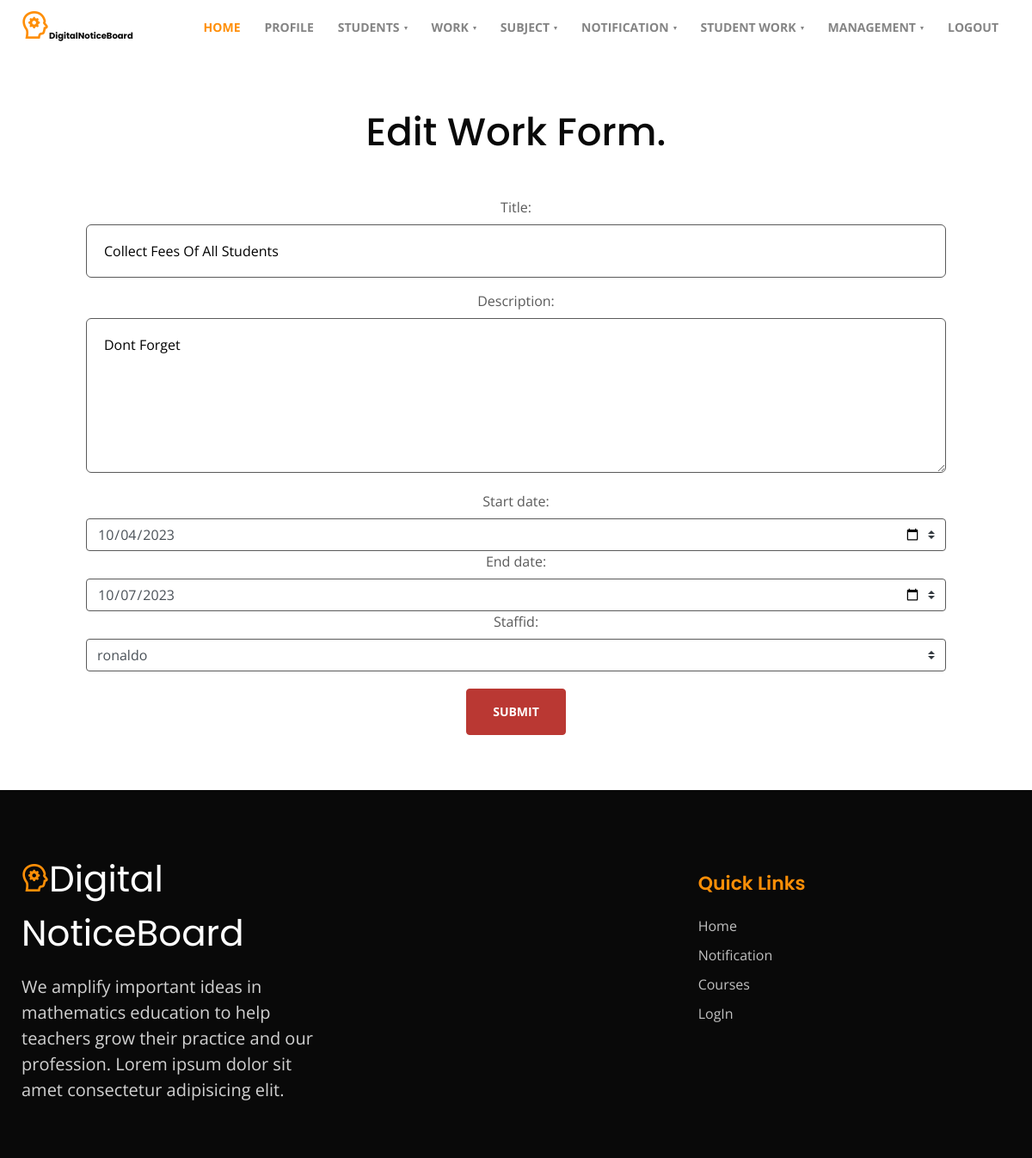
The app's page /edit_work/1 (signed in) with its own data.
### staffwork/models.py (models this page shows)
class add_work(models.Model):
    title = models.CharField(max_length=100,default='')
    description = models.CharField(max_length=500,default='')
    date = models.DateField(null=True)
    start_date = models.DateField(null=True)
    end_date = models.DateField(null=True)
    status = models.CharField(max_length=500,default='')
    staffid = models.ForeignKey(Register,on_delete=models.CASCADE,null=True)
    update_status = models.CharField(max_length=50,default='')
    message = models.CharField(max_length=500,default='')
    files = models.FileField(default='')

### staffwork/views.py (the view)
# urls.py: path('edit_work/<int:id>',views.Edit_work),
@login_required(login_url='/login')
def Edit_work(request,id):
    data = add_work.objects.get(id=id)
    if(request.method == 'POST'):
        j=data.staffid
        o=Register.objects.get(id=j.id)
        o.status="0"
        o.save()
        form = WorkEditForm(request.POST,instance=data)
        if form.is_valid():
            k=data.staffid
            r=Register.objects.get(id=k.id)
            r.status="1"
            r.save()
            form.save()
        return redirect('/view_work')
    else:
        form = WorkEditForm(instance=data)
        return render(request,'edit_work.html',{'form':form})

### staffwork/forms.py
class WorkEditForm(forms.ModelForm):
    staffid = forms.ModelChoiceField(queryset=Register.objects.filter(usertype="2"))
    def __init__(self, *args, **kwargs):
        super().__init__(*args, **kwargs)
        self.fields['staffid'].widget.attrs['class'] = 'custom-select'
    class Meta:
        model = add_work
        fields = ['title','description','start_date','end_date','staffid']
        widgets = {
            "title" : forms.TextInput(attrs={'class':'contact-input'}),
            "start_date" : forms.DateInput(attrs={'type':'date','class':'custom-select'}),
            "date" : forms.DateInput(attrs={'type':'date','class':'custom-select'}),
            "end_date" : forms.DateInput(attrs={'type':'date','class':'custom-select'}),
            "description" : forms.Textarea(attrs={'class':'contact-input'}),
        }

### staffwork/templates/edit_work.html (shortened to what this page needs)
{%extends 'layout.html'%}
{%block content%}
  <section class="w3l-contacts-12" id="contact">
      <div class="container py-5">
          <div class="contacts12-main py-md-3">
              <div class="header-section text-center">
                  <h3 class="mb-md-5 mb-4">Edit Work Form.
              </div>
              <form method="post" class="">
                {{form.as_p}}
                  <div class="text-center">
                      <input type="submit" class="btn-secondary btn theme-button" value="Submit" style="margin-top: 20px;">
                  </div>
              </form>
          </div>
      </div>
{%endblock%}

### records on screen
add_work: title "Collect Fees Of All Students", description "Dont Forget", start_date "10/04/2023", end_date "10/07/2023", staffid "ronaldo"
